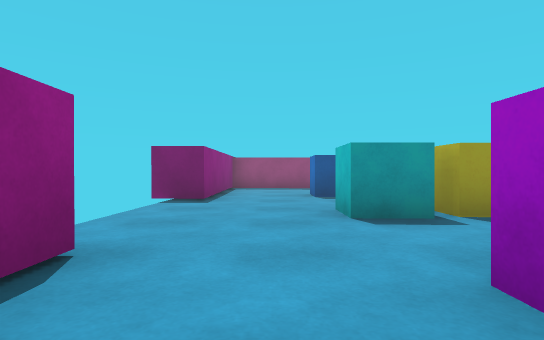
view 1 (above)

17 first-person views from a walk through a 3-D level made in the Unity game engine. The camera is 0.55 m above the floor, looks level and sees 80° across. The floor is counted in squares, 1 m on a side. Each view is taken from the middle of a square. On the plan, view 1 faces up. The plan holds only what a view shows up to about 9 squares ahead; the rest is blank. The player is left out.

view 2
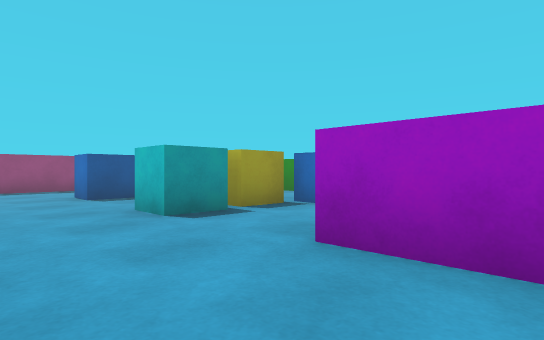

view 3
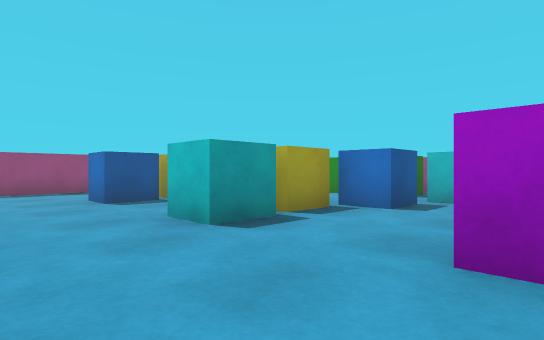

view 4
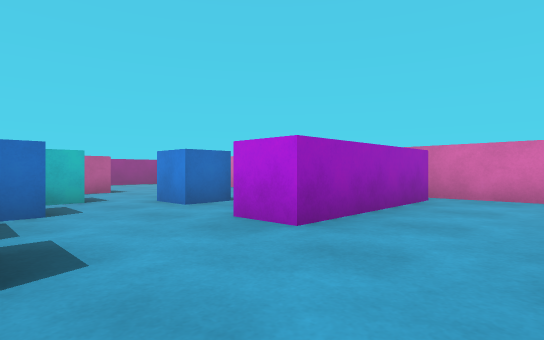

view 5
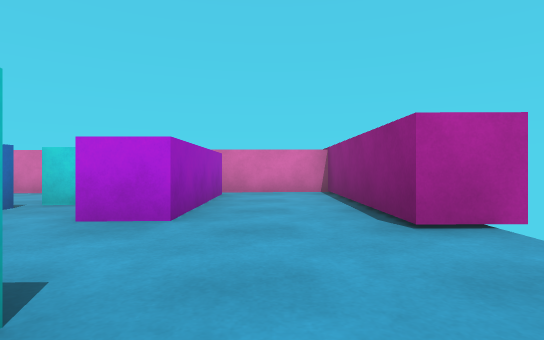

view 6
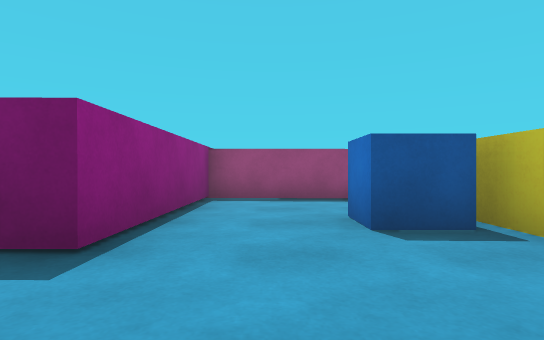

view 7
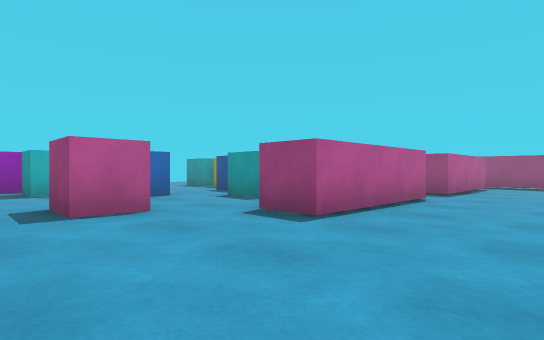

view 8
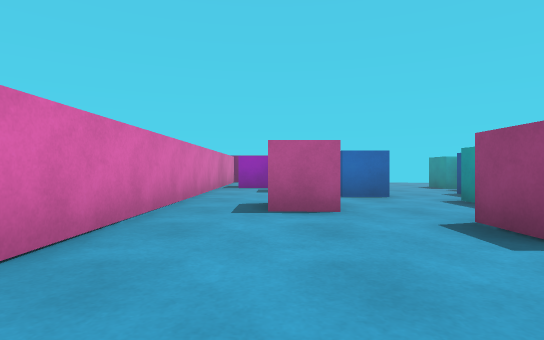

view 9
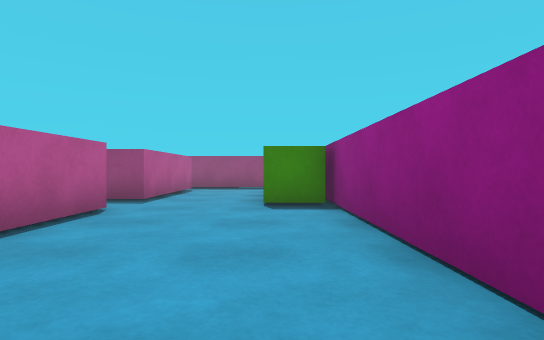

view 10
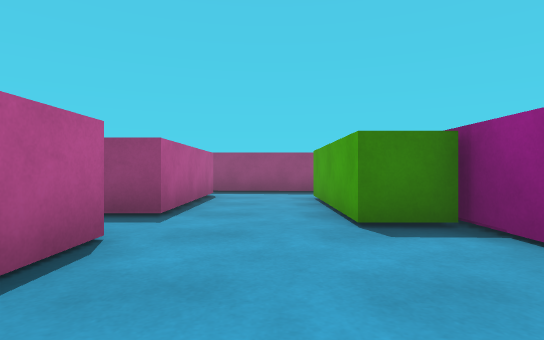

view 11
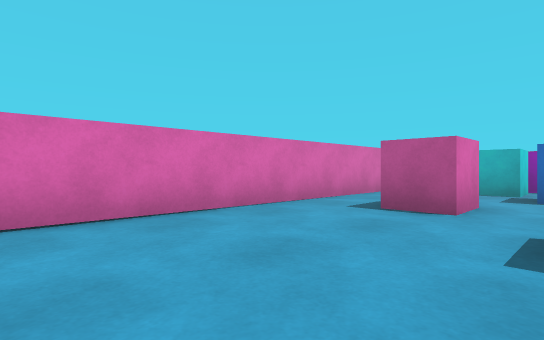

view 12
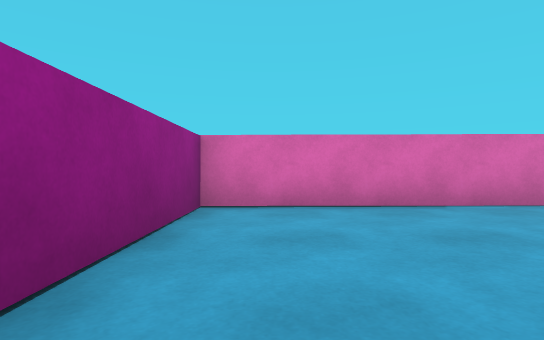

view 13
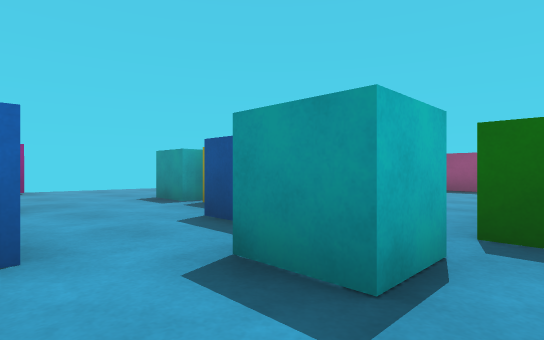

view 14
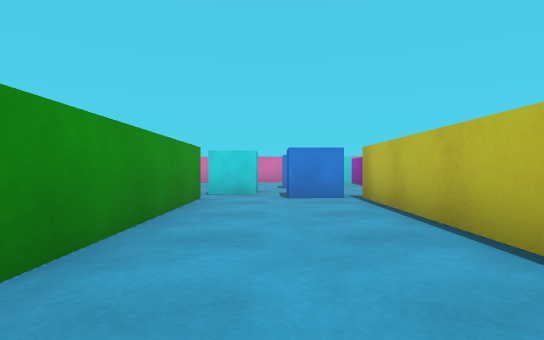

view 15
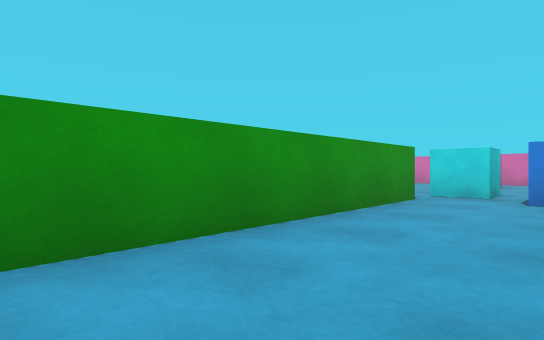

view 16
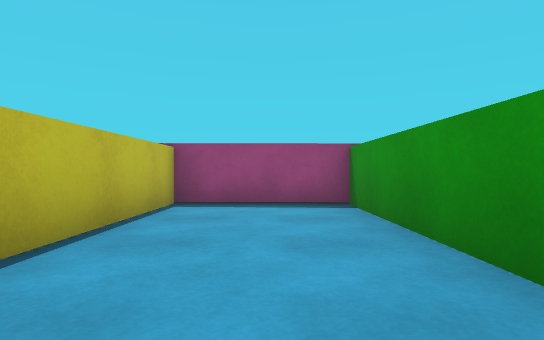

view 17
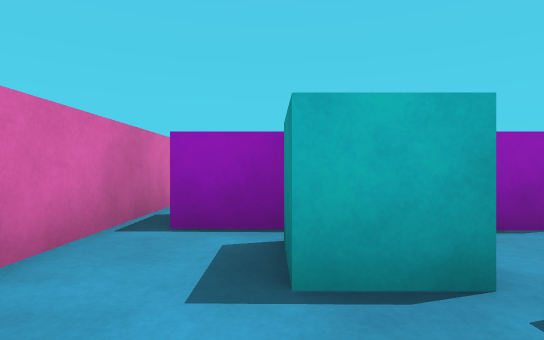

### Floor plan
Ten units are one square. View 1 is at (0, 0); x grows to the right and y downward. Boxes are objects, and circles mark ways between rooms. Rooms are numbered by the first view taken in them; rooms with no view inside come last. Other rooms are left out.
<svg viewBox="-29 -111 154 142">
<path fill="none" stroke="#000" d="M33 -40 24 -40M-24 -21 -13 -21 -13 24 14 24M18 -105 -13 -106 -13 -61 -24 -61M11 20 11 -16 21 -16M74 -40 63 -40 63 -105 33 -105 33 -40M87 -46 87 -11 76 -11 76 -18M21 -16 21 20M119 -52 109 -52 109 -86M87 -95 87 -59 79 -59M14 24 120 26 120 -61M111 -105 84 -105"/>
<rect x="5" y="-55" width="20" height="20" fill="#bbb"><title>cyan cube</title></rect>
<rect x="5" y="-85" width="20" height="20" fill="#bbb"><title>blue cube</title></rect>
<rect x="25" y="-5" width="10" height="20" fill="#bbb"><title>cyan cube</title></rect>
<rect x="35" y="-15" width="10" height="10" fill="#bbb"><title>blue cube</title></rect>
<rect x="35" y="-45" width="10" height="20" fill="#bbb"><title>blue cube</title></rect>
<rect x="55" y="-5" width="20" height="20" fill="#bbb"><title>pink cube</title></rect>
<rect x="55" y="-35" width="10" height="10" fill="#bbb"><title>cyan cube</title></rect>
<circle cx="25" cy="-25" r="3" fill="#2a7"/>
<text x="0" y="-50">1</text>
<text x="70" y="-30">2</text>
</svg>
Room 1 opens to room 2.

Where each view was taken, in squares from view 1:
view 1: 0 up, 0 right, facing up
view 2: 0 up, 1 left, facing up-right
view 3: 1 up, 1 left, facing up-right
view 4: 4 up, 1 left, facing down-right
view 5: 5 up, 0 right, facing down
view 6: 4 up, 0 right, facing up
view 7: 2 down, 11 right, facing up-left
view 8: 1 down, 11 right, facing left
view 9: 0 up, 11 right, facing up
view 10: 2 up, 10 right, facing up
view 11: 1 up, 11 right, facing down-left
view 12: 2 up, 11 right, facing down
view 13: 1 up, 7 right, facing up-left
view 14: 10 up, 5 right, facing down
view 15: 10 up, 4 right, facing down-right
view 16: 5 up, 5 right, facing up
view 17: 1 down, 5 right, facing left
